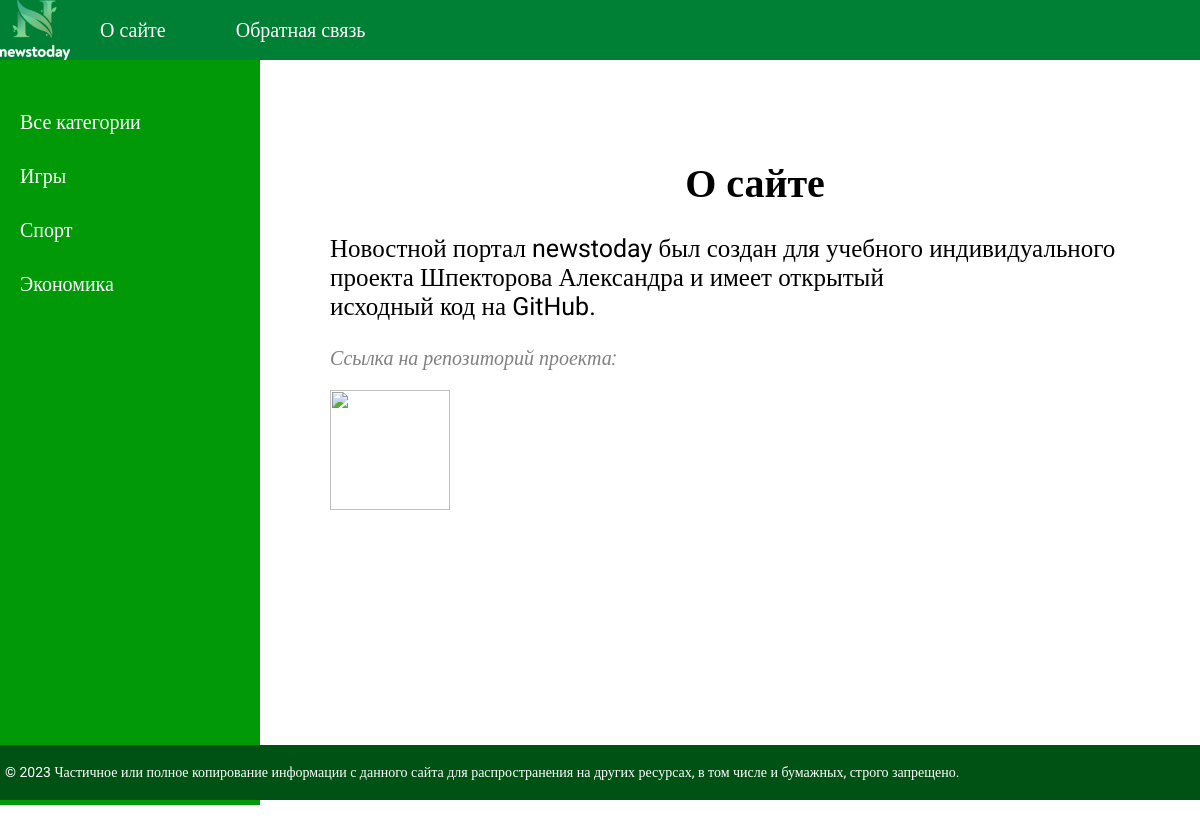
The page /about/ on the database its author committed.
### news/models.py (models this page shows, shortened)
class Category(models.Model):
    name = models.CharField(max_length=100, db_index=True)
    slug = models.SlugField(max_length=255, unique=True, db_index=True, verbose_name='URL')
    def get_absolute_url(self):
        return reverse('category', kwargs={'cat_slug': self.slug})
    class Meta:
        verbose_name = 'Категорию'
        verbose_name_plural = 'Категории'
        ordering = ['id']

### news/views.py (the view)
# urls.py: path('about/', about, name='about'),
def about(request):
    user_menu = menu.copy()
    cats = Category.objects.annotate(Count('news'))
    if not request.user.is_authenticated:
        user_menu.pop(1)
    return render(request, 'news/about.html', {'cats': cats, 'menu': user_menu, 'title': 'О сайте'})

### news/templates/news/about.html
{% extends 'news/base.html' %}
{% block content %}
<div class="about-text">
    <h1>{{ title }}</h1>
    <p>Новостной портал newstoday был создан для учебного индивидуального<br> проекта Шпекторова Александра и имеет открытый <br> исходный код на GitHub.</p>
</div>
<div class="about-img">
   <p><i>Ссылка на репозиторий проекта: </i></p>
    <a href="https://github.com/MisdGhsot17/mysite"><img src='https://w7.pngwing.com/pngs/857/611/png-transparent-github-git-hub-logo-icon-thumbnail.png'></a>
</div>
{% endblock %}

### news/templates/news/base.html (shortened to what this page needs)
{% load static %}
{% load news_tags %}
<!DOCTYPE html>
<html>
<head>
	<link type="text/css" href="{% static 'news/css/style.css' %}" rel="stylesheet" />
</head>
<body>
<table class="table-page" border=0 cellpadding="0" cellspacing="0">
<tr><td valign=top>
{% block mainmenu %}
		<div class="header">
			<ul id="mainmenu" class="mainmenu">
			<li class="logo"><a href="{% url 'home' %}"><div class="logo"></div></a></li>
	{% for m in menu %}
			<li><a href="{% url m.url_name %}">{{m.title}}</a></li>
	{% endfor %}
			</ul>
		</div>
{% endblock mainmenu %}
<table class="table-content" border=0 cellpadding="0" cellspacing="0">
<tr>
	<td valign="top" class="left-chapters">
	<ul id="leftchapters">
{% if cat_selected == 0 %}
		<li class="selected">Все категории</li>
{% else %}
		<li><a href="{% url 'home' %}">Все категории</a></li>
{% endif %}
{% for c in cats %}
{% if c.news__count > 0%}
		{% if c.pk == cat_selected %}
			<li class="selected">{{c.name}}</li>
		{% else %}
			<li><a href="{{ c.get_absolute_url }}">{{c.name}}</a></li>
		{% endif %}
{% endif %}
{% endfor %}
	</ul>
</td>
<td valign="top" class="content">
<div class="content-text">
{% block content %}
{% endblock %}
	</div>
</td></tr></table>
</td></tr>
<tr><td valign=top>
	<div id="footer">
		<p>&copy; 2023 Частичное или полное копирование информации с данного сайта для распространения на других ресурсах, в том числе и бумажных, строго запрещено.</p>
	</div>
</td></tr></table>
</body>
</html>

### news/static/news/css/style.css (style rules this page uses)
html, body { margin: 0; padding: 0; height: 100%; width: 100%; font-family: 'Roboto'; }
a { color: #007a2f; text-decoration: none; }
img { max-width: 600px; height: auto; }
.table-page { width: 100%; height: 100%; vertical-align: top; }
.table-page tr { height: 100%; }
.header { background: #008035; height: 60px; }
.logo { background: url('../images/logo.png'); width: 70px; height: 60px; }
ul.mainmenu { list-style: none; margin: 0; padding: 0; height: 60px; color: #007009; font-size: 20px; overflow: hidden; }
ul.mainmenu li { float: left; margin: 18px 40px 0 30px; }
ul.mainmenu li.logo { margin: 0; }
ul.mainmenu li a { color: #fdfdfd; text-decoration: none; }
.table-content { width: 100%; min-height: 100%; height: 100%; }
.left-chapters { margin: 0; background: rgba(0, 153, 8, 0.993); min-height: 100%; }
.left-chapters ul { width: 230px; min-height: 100%; margin: 0; padding: 20px 10px 10px 20px; list-style: none; font-size: 20px; }
.left-chapters ul li { margin: 30px 0 0 0; color: rgb(255, 255, 255); }
.left-chapters ul li a { color: rgb(255, 255, 255); text-decoration: none; }
.content { padding: 40px 20px 20px 40px; width: 100%; box-sizing: border-box; }
.content-text { margin: 60px 0 0 30px; color: #000; font-size: 20px; font-family: 'Roboto'; }
.content-text h1 { text-align: center; font-size: 32px; }
#footer { box-sizing: border-box; background: #005214; padding: 5px; color: #ffffff; font-size: 14px; font-family: 'Roboto'; text-align: left; overflow: hidden; }
.about-text h1 { font-size: 40px; }
.about-text { font-size: 25px; font-family: 'Roboto'; }
.about-img img { margin-bottom: 60px; width: 120px; height: 120px; }
.about-img p { font-size: 20px; color: grey; }

### rows shown on the page
Category: name "Игры"
Category: name "Спорт"
Category: name "Экономика"

### other values the page prints
{{ m.title }} "О сайте" "Обратная связь"
{{ title }} "О сайте"
